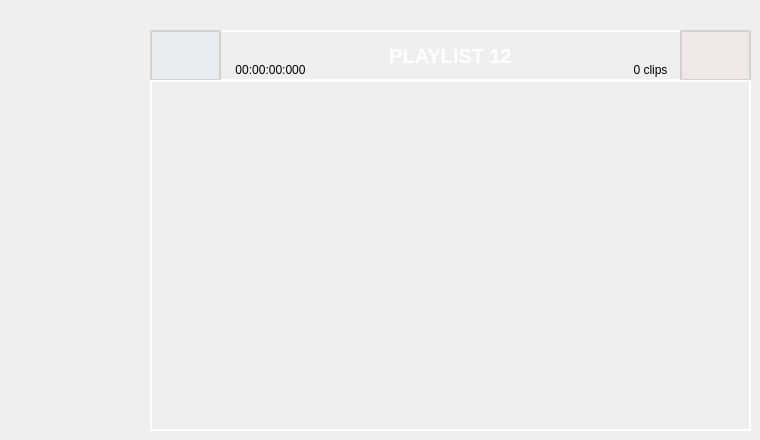
                  <widget class="QWidget" name="page_pl12">
                   <widget class="QPushButton" name="pl12_add">
                    <property name="geometry">
                     <rect>
                      <x>150</x>
                      <y>30</y>
                      <width>71</width>
                      <height>51</height>
                     </rect>
                    </property>
                    <property name="styleSheet">
                     <string notr="true">QPushButton {
    font-family: &quot;Arial&quot;;    /* Cambia la fuente */
    font-size: 20px;         /* Tamaño del texto */
    font-weight: bold;       /* Negrita */    
    color: white;				 /* Color del texto */
	padding: 10px;  
	background-color: rgba(75,175,250,10);         
	border: 2px solid rgba(200,200,200,200);   /* Borde blanco con transparencia */
}

QPushButton:hover {
	background-color: rgba(0,150,250,50);
}

QPushButton:pressed {
    background-color: rgba(0,150,250,50);
}</string>
                    </property>
                    <property name="text">
                     <string/>
                    </property>
                    <property name="icon">
                     <iconset resource="files.qrc">
                      <normaloff>:/20x20/icons/20x20/cil-plus.png</normaloff>:/20x20/icons/20x20/cil-plus.png</iconset>
                    </property>
                   </widget>
                   <widget class="QPushButton" name="pl12_delete">
                    <property name="geometry">
                     <rect>
                      <x>680</x>
                      <y>30</y>
                      <width>71</width>
                      <height>51</height>
                     </rect>
                    </property>
                    <property name="styleSheet">
                     <string notr="true">QPushButton {
    font-family: &quot;Arial&quot;;    /* Cambia la fuente */
    font-size: 16px;         /* Tamaño del texto */
    font-weight: bold;       /* Negrita */    
    color: white;				 /* Color del texto */
	padding: 10px;   
	background-color: rgba(250,50,50,10);        
	border: 2px solid rgba(200,200,200,200);  /* Borde blanco con transparencia */
}

QPushButton:hover {
	background-color: rgba(250,50,50,50);
}

QPushButton:pressed {
    background-color: rgba(0,150,250,50);
}</string>
                    </property>
                    <property name="text">
                     <string/>
                    </property>
                    <property name="icon">
                     <iconset resource="files.qrc">
                      <normaloff>:/20x20/icons/20x20/cil-x.png</normaloff>:/20x20/icons/20x20/cil-x.png</iconset>
                    </property>
                   </widget>
                   <widget class="QLabel" name="label_nclips_12">
                    <property name="geometry">
                     <rect>
                      <x>620</x>
                      <y>60</y>
                      <width>61</width>
                      <height>20</height>
                     </rect>
                    </property>
                    <property name="font">
                     <font>
                      <pointsize>9</pointsize>
                     </font>
                    </property>
                    <property name="text">
                     <string>0 clips</string>
                    </property>
                    <property name="alignment">
                     <set>Qt::AlignCenter</set>
                    </property>
                   </widget>
                   <widget class="QListWidget" name="list_pl12">
                    <property name="geometry">
                     <rect>
                      <x>150</x>
                      <y>80</y>
                      <width>601</width>
                      <height>351</height>
                     </rect>
                    </property>
                    <property name="styleSheet">
                     <string notr="true">QListWidget {
    font-weight: bold;
    background-color: transparent;       /* Negrita */    
    color: white;				 /* Color del texto */
	padding: 10px;           
	border: 2px solid rgba(255,255,255,255);  /* Borde blanco con transparencia */
}</string>
                    </property>
                   </widget>
                   <widget class="QLabel" name="label_dur_12">
                    <property name="geometry">
                     <rect>
                      <x>220</x>
                      <y>60</y>
                      <width>101</width>
                      <height>20</height>
                     </rect>
                    </property>
                    <property name="font">
                     <font>
                      <pointsize>9</pointsize>
                     </font>
                    </property>
                    <property name="text">
                     <string>00:00:00:000</string>
                    </property>
                    <property name="alignment">
                     <set>Qt::AlignCenter</set>
                    </property>
                   </widget>
                   <widget class="QLabel" name="label_pl12">
                    <property name="geometry">
                     <rect>
                      <x>150</x>
                      <y>30</y>
                      <width>601</width>
                      <height>51</height>
                     </rect>
                    </property>
                    <property name="font">
                     <font>
                      <pointsize>-1</pointsize>
                      <weight>75</weight>
                      <bold>true</bold>
                     </font>
                    </property>
                    <property name="styleSheet">
                     <string notr="true">QLabel {
	font &quot;arial&quot;
    font-weight: bold;
	font-size: 20px;
	background-color: transparent;       /* Negrita */    
    color: white;				 /* Color del texto */
	padding: 10px;           
	border: 2px solid rgba(255,255,255,255);  /* Borde blanco con transparencia */
}</string>
                    </property>
                    <property name="text">
                     <string>PLAYLIST 12</string>
                    </property>
                    <property name="alignment">
                     <set>Qt::AlignCenter</set>
                    </property>
                   </widget>
                   <zorder>label_pl12</zorder>
                   <zorder>pl12_add</zorder>
                   <zorder>pl12_delete</zorder>
                   <zorder>label_nclips_12</zorder>
                   <zorder>list_pl12</zorder>
                   <zorder>label_dur_12</zorder>
                  </widget>
